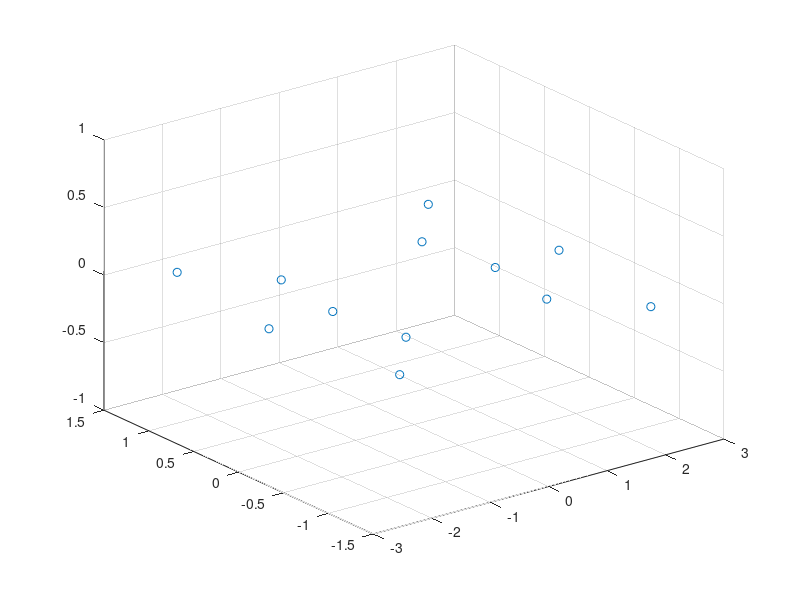

MATLAB code to generate this figure:
disp("problem 1")
%part 1
a = 3:2:999;
b = 1:1:499;
c = sum(a./b)
%part 2
d = 1:99;
e = 2:100;
f = sum(d./e)
%part 3
n = 99
top = 2:2:(n-1);
bot = 1:2:n;
eq = (prod(top)^2)./(prod(bot)^2)

disp("problem 2")
%x is the number of elements in the vector vec
x = 11;
vec = randi([1,10],1,x)
y = ((length(vec)/2))+rem(length(vec),2)
halfone = vec(1:y)
halftwo = vec(y:x)

disp("problem 3")
%m is the matrix for this problem
m=randi([-100,100],3,5)
%1
max(m)
%2
max(m,[],2)
%3
min(min(4))
%4
max(max(m))
%5
sum(sum(m))
%6
prod(prod(m))
%7
sum(sum(m>0))
%8
sum(sum(m<0))
%9
sum(sum(m==0))
%10 
sum(sum(m(m>0)))
%11
sum(sum(m(m<0)))
%12
prod(prod(m(m<0)))
%13
prod(prod(m(m>0)))

disp("problem 4")
clear
%x+2y+3z=11
%-4x+y+2z=-3
%9y-8z=19
%the equations with x y z in coloums in that order
vars = [1 2 3; -4 1 2; 0 9 8]
%solutions to each equation
ans = [11; -3; 19]
mat = linsolve(vars,ans)
%final x y z values
x = mat(1)
y = mat(2)
z = mat(3)

disp("problem 5")
clear
% C-C = 1.39A
% C-H = 1.09A
cc=1.39
ch=1.09
carbonx = [cc; (cc*sqrt(3)/2); -(cc*sqrt(3)/2); -cc; -(cc*sqrt(3)/2); (cc*sqrt(3)/2)]
carbony = [0; (cc/2); (cc/2); 0; -(cc/2); -(cc/2)]
hydrox = [(cc+ch); ((cc+ch)*sqrt(3)/2); -((cc+ch)*sqrt(3)/2); -(cc+ch); -((cc+ch)*sqrt(3)/2); ((cc+ch)*sqrt(3)/2)]
hydroy = [0; ((cc+ch)/2); ((cc+ch)/2); 0; -((cc+ch)/2); -((cc+ch)/2)]
%final x y z values 
z = [0;0;0;0;0;0;0;0;0;0;0;0]
x = [carbonx; hydrox]
y = [carbony; hydroy]
%scatter plot of the points
scatter3(x, y, z)